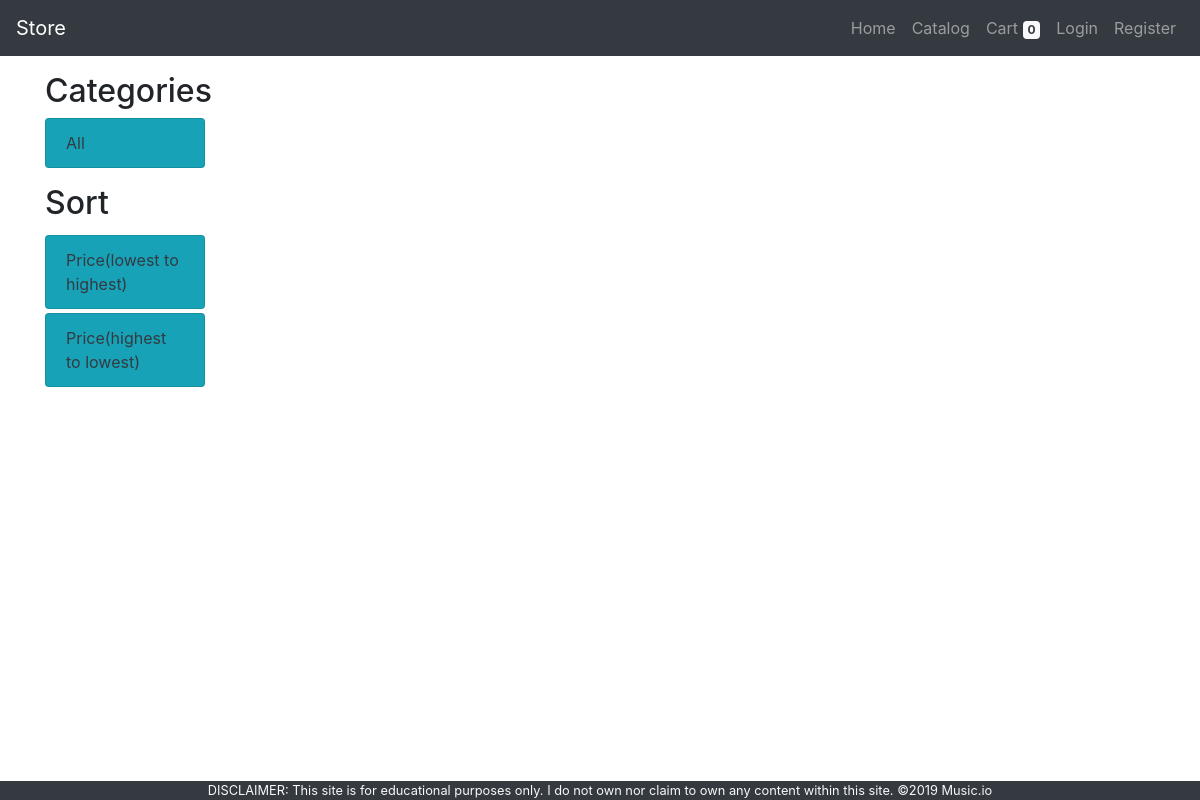
The page /app/views/catalog.php on the database as committed earlier.
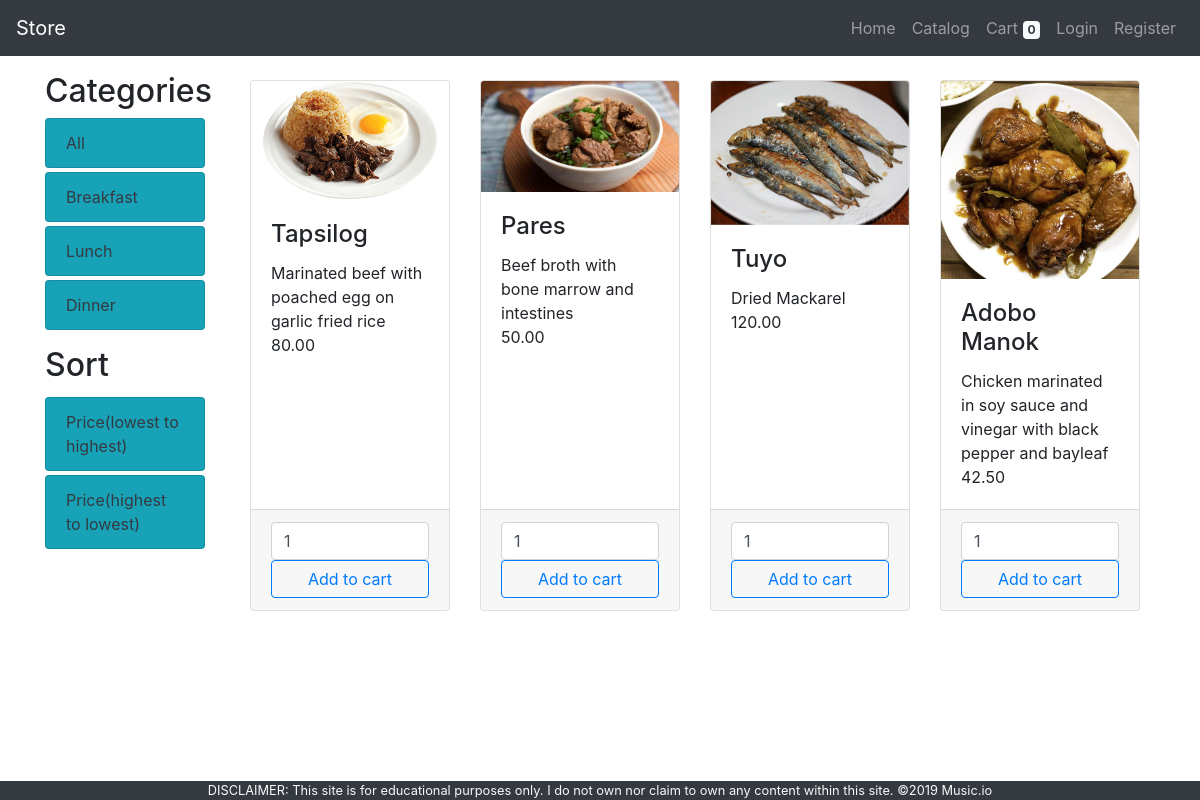
The same page on the database as committed later.
### tables this page shows
CREATE TABLE `categories` (
  `id` int(11) NOT NULL,
  `name` varchar(255) NOT NULL
);

CREATE TABLE `items` (
  `id` int(11) NOT NULL,
  `name` varchar(255) NOT NULL,
  `description` varchar(255) NOT NULL,
  `price` decimal(18,2) NOT NULL,
  `image_path` varchar(255) DEFAULT NULL,
  `category_id` int(11) NOT NULL
);

### app/views/catalog.php (the view, shortened to what this page needs)
<?php  require_once '../partials/template.php';  ?>
<?php  function get_page_content() {
if(!isset($_SESSION['user']) || isset($_SESSION['user']) && $_SESSION['user']['roles_id']==2){
	global $conn;
?>
	<div class="container">
		<div class="row">
			<div class="col-sm-2 mt-3">
				<h2> Categories </h2>
				<ul class="list-group">
					<a href="catalog.php" class="text-dark">
						<li class="list-group-item bg-info">All</li>
					</a>
					<?php
					$sql1 = "SELECT * FROM categories";
					$categories = mysqli_query($conn, $sql1);
					foreach ($categories as $category) { ?>
						<a class = "text-dark"href="catalog.php?category_id=<?php echo $category['id'] ; ?>">
							<li class="list-group-item bg-info mt-1">
								<?php echo $category ['name'];  ?>
							</li>
						</a>
						<?php } ?>
				</ul>
			<h2 class="mt-3">Sort</h2>
			<ul class="list-group">
				<a class = "text-dark" href="../controllers/sort.php?sort=asc">
					<li class="list-group-item bg-info mt-1">
						Price(lowest to highest)
					</li>
				</a>
				<a class = "text-dark" href="../controllers/sort.php?sort=desc">
					<li class="list-group-item bg-info mt-1" >
						Price(highest to lowest)
					</li>
				</a>
			</ul>
			</div>
			<div class="col-sm-10 mt-4">
				<div class="container">
					<?php
					$sql2 = "SELECT * FROM items";
					$items = mysqli_query($conn, $sql2);
					echo "<div class='row'>";
					foreach ($items as $item) { ?>
						<div class="col-sm-3">
							<div class="card h-100">
								<img class = "card-img-top" src="<?php echo $item['image_path']; ?>">
								<div class="card-body">
									<h4 class="card-title">
										<?php echo $item['name']; ?>
									</h4>
									<p class="card-text">
										<?php echo $item ['description'];  ?>
										<br>
										<?php echo $item ['price']; ?>
									</p>
								</div>
								<div class="card-footer">
									<input type="number" class="form-control" value="1">
									<button type="submit" class="btn btn-block btn-outline-primary add-to-cart" data-id="<?php echo $item['id']; ?>"> Add to cart </button>
								</div>
							</div>
						</div>
						<?php } echo "</div>"; ?>
				</div>
			</div>
		</div>
	</div>
<?php  }else{
	header('location: ./error.php');
	} ?>
<?php }; ?>

### app/partials/template.php (shortened to what this page needs)
<!DOCTYPE html>
<html lang="en">
<head>
	<link href="https://stackpath.bootstrapcdn.com/font-awesome/4.7.0/css/font-awesome.min.css" rel="stylesheet">
	<link rel="stylesheet" href="https://maxcdn.bootstrapcdn.com/bootstrap/4.1.3/css/bootstrap.min.css">
	<link rel="stylesheet" type="text/css" href="../assets/css/style.css">
</head>
<body>
	<?php
	require_once 'header.php';
	get_page_content();
	require_once 'footer.php';
	?>
</body>
</html>

### app/partials/header.php (shortened to what this page needs)
<nav class="navbar navbar-expand-md navbar-dark bg-dark">
    <a class="navbar-brand" href="#"> Store </a>
    <div id="navbar-nav" class="collapse navbar-collapse">
      <ul class="navbar-nav ml-auto">
        <?php
          if(!isset($_SESSION['user']) || (isset($_SESSION['user'])) && ($_SESSION['user']['roles_id'] ==2)) {
        ?>
        <li class="nav-item">
          <a class="nav-link" href="./home.php"> Home </a>
        </li>
        <li class="nav-item">
          <a class="nav-link" href="./catalog.php"> Catalog </a>
        </li>
        <li class="nav-item">
          <a class="nav-link" href="./cart.php"> Cart <span class="badge bg-light text-dark" id="cart-count">
            <?php
              if (isset($_SESSION['cart'])) {
                echo array_sum($_SESSION['cart']);
              } else {
                echo 0;
              }
             ?>
          </span> </a>
        </li>
      <?php } elseif(isset($_SESSION['user']) && ($_SESSION['user']['roles_id']==1)) { ?>
        <li class="nav-item">
          <a href="./items.php" class="nav-link">Items</a>
        </li>
      <?php }; ?>
        <?php if(isset($_SESSION['user'])) { ?>
        <li class="nav-item">
          <a class="nav-link" href="./profile.php">Welcome, <?php echo $_SESSION['user']['firstname']; ?> </a>
        </li>
        <li class="nav-item">
          <a class="nav-link" href="./users.php"> Users</a>
        </li>
        <li class="nav-item">
          <a class="nav-link" href="../controllers/logout.php"> Logout </a>
        </li>
        <?php } else { ?>
        <li class="nav-item">
          <a class="nav-link" href="./login.php"> Login </a>
        </li>
        <li class="nav-item">
          <a class="nav-link" href="./register.php"> Register </a>
        </li>
        <?php }; ?>
      </ul>
    </div>
  </nav>

### app/partials/footer.php (shortened to what this page needs)
<footer class="row bg-dark fixed-bottom px-3 justify-content-center">
	<small class="text-light">
		DISCLAIMER: This site is for educational purposes only. I do not own nor claim to own any content within this site. &copy;2019 Music.io
	</small>
</footer>

Rows that differ between the two databases and show on the page:
added categories: name "Breakfast"
added categories: name "Lunch"
added categories: name "Dinner"
added items: image_path (picture), name "Tapsilog", description "Marinated beef with poached egg on garlic fried rice", price "80.00"
added items: image_path (picture), name "Pares", description "Beef broth with bone marrow and intestines", price "50.00"
added items: image_path (picture), name "Tuyo", description "Dried Mackarel", price "120.00"
added items: image_path (picture), name "Adobo Manok", description "Chicken marinated in soy sauce and vinegar with black pepper and bayleaf", price "42.50"
